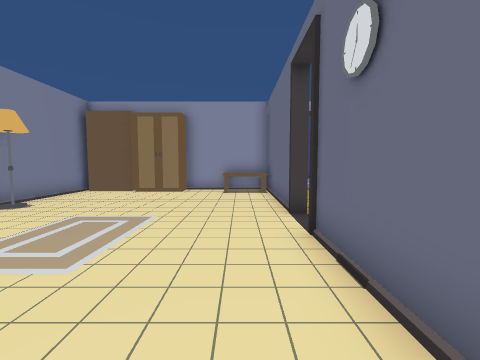
[1] (above)

23 first-person views from a walk through a scene from a Unity 3-D project. The camera is 1.3 m above the floor, tilts 4° down and sees 90° across. The floor is counted in squares, 1 m on a side. Each view is taken from the middle of a square. On the plan, view 1 faces up. The plan holds only what a view shows up to about 12 squares ahead; the rest is blank. The place goes on beyond the plan. Some animated figures are not drawn. Some surface patterns are stand-ins.

[2]
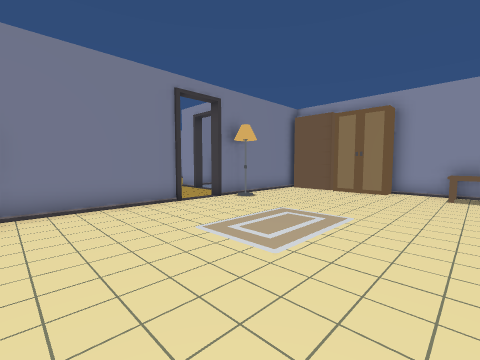

[3]
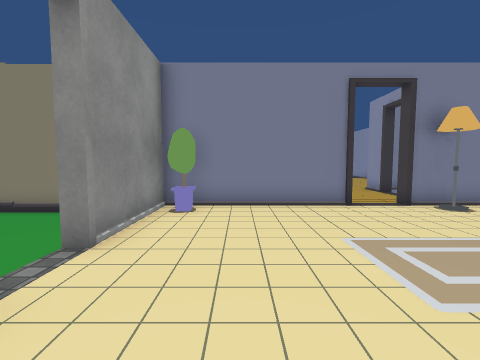

[4]
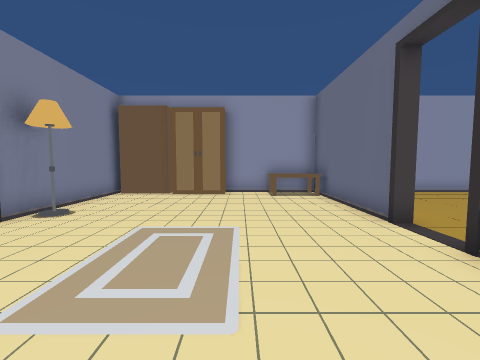

[5]
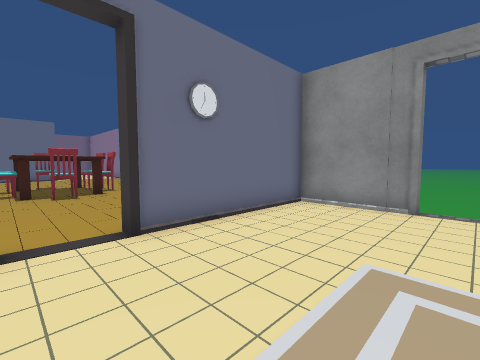

[6]
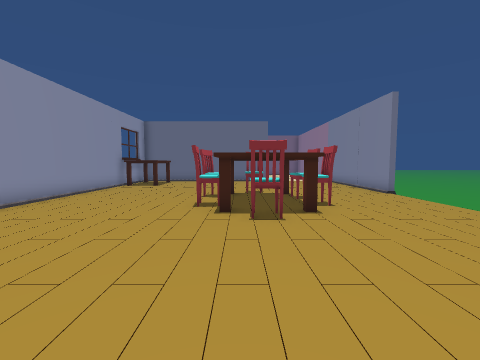

[7]
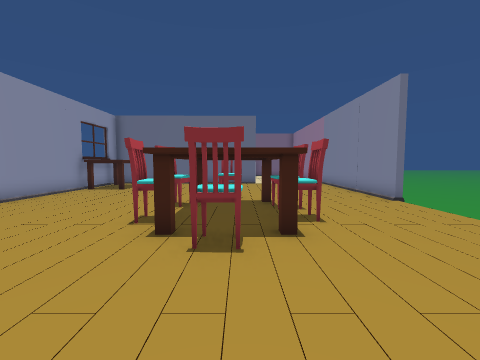

[8]
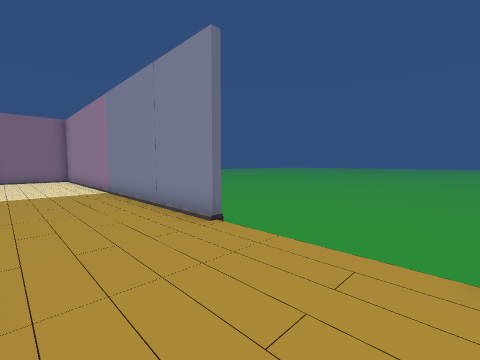

[9]
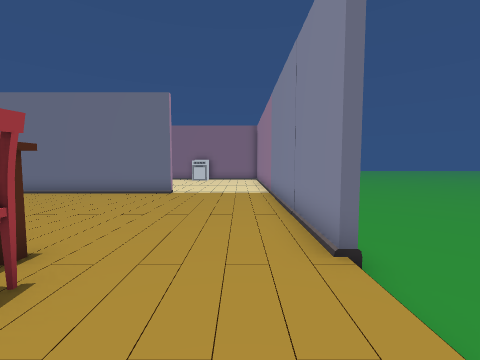

[10]
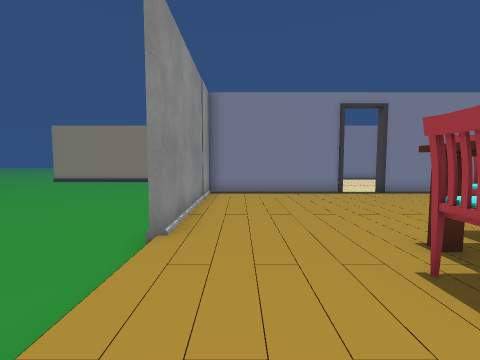

[11]
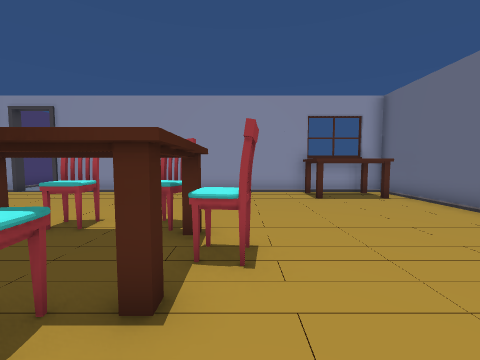

[12]
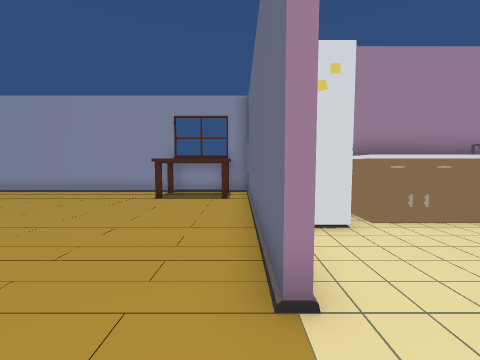

[13]
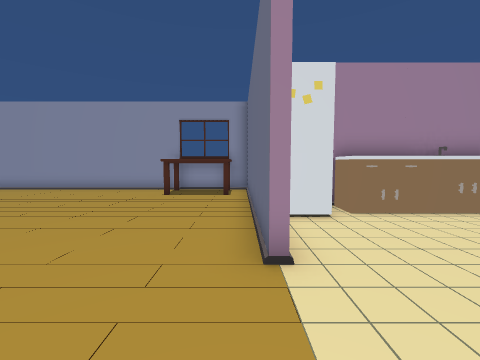

[14]
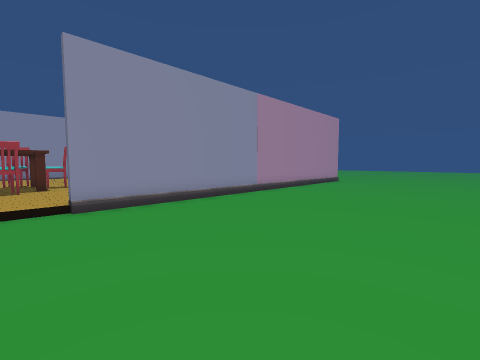

[15]
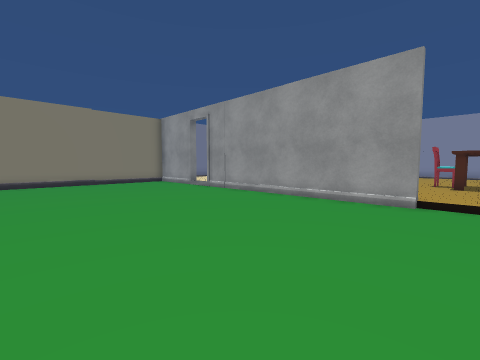

[16]
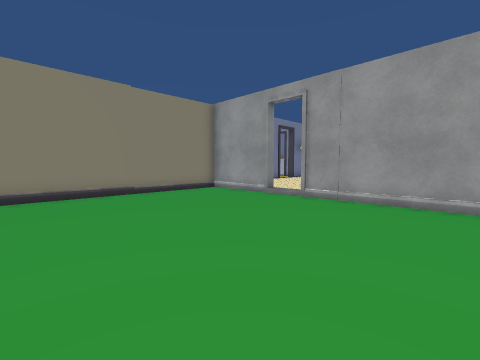

[17]
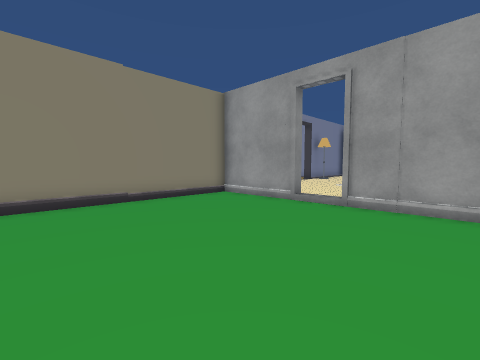

[18]
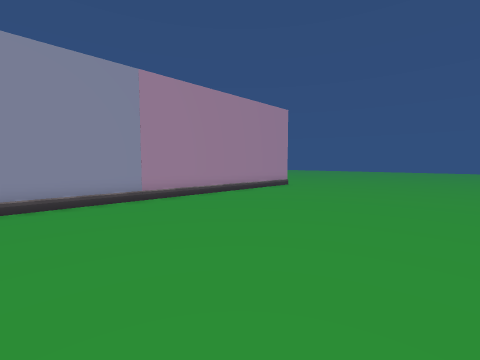

[19]
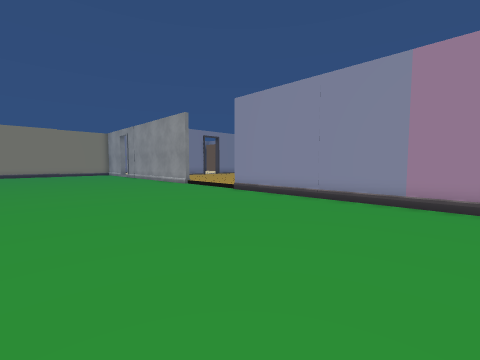

[20]
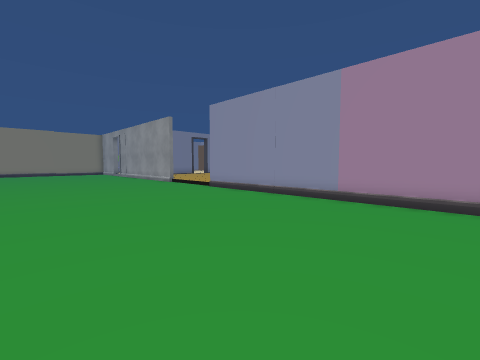

[21]
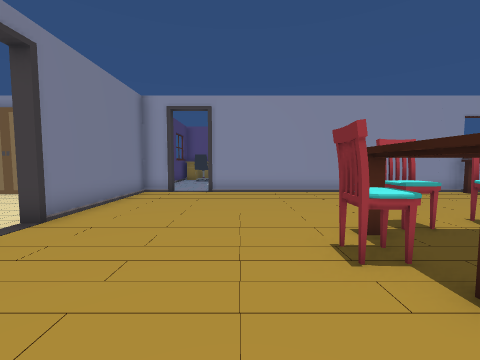

[22]
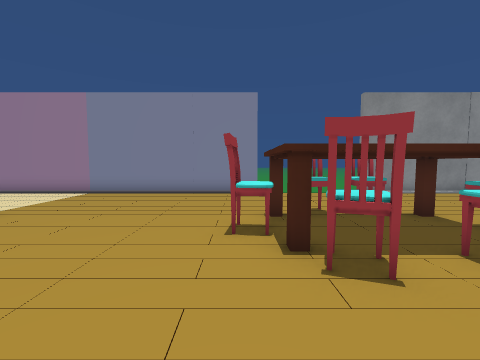

[23]
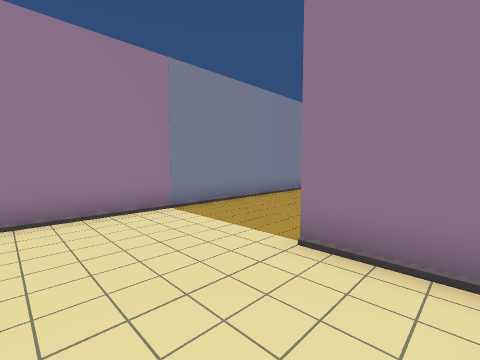

### Floor plan
Key: @ floor where view 1 was taken; # wall or solid block; . main floor; - floor 0.25 m lower than the main floor; T table; L lamp; C chair; O other object.
Columns run from 12 left of view 1 to 23 right of it. Each row starts with its distance up from view 1.
 13                ..
 12      ##########..###############
 11      #####.TTT#.............T T#
 10      #.......##.............TTT#
  9 #    #.......##................#
  8 ##   #.......##................#
  7 ##.  L.......##................#OOOO
  6  ...##.......##......CCCC......#OOOO
  5    ...... ..........CTTTTC.....##...
  4      #... ...##.....CT  CC.....##...
  3      #.......##.....TCCCT......##...
  2      #.......##......CCC............
  1      #.......##.....................
  0      #......@##.....................
 -1      ####.##########.....###########
 -2      ####-##----####-----####---####
 -3      #------------------------------
 -4      #------------------------------
 -5      #------------------------------
 -6      #------------------------------
 -7      #------------------------------
 -8      #------------------------------
 -9      #------------------------------
-10      #------------------------------

Where each view was taken, in squares from view 1:
view 1: 0 up, 0 right, facing up
view 2: 0 up, 0 right, facing up-left
view 3: 1 up, 0 right, facing left
view 4: 1 up, 2 left, facing up
view 5: 6 up, 3 left, facing down-right
view 6: 5 up, 2 right, facing right
view 7: 4 up, 4 right, facing right
view 8: 2 up, 8 right, facing down-right
view 9: 0 up, 9 right, facing right
view 10: 0 up, 12 right, facing left
view 11: 1 up, 13 right, facing up
view 12: 1 up, 19 right, facing up
view 13: 0 up, 19 right, facing up
view 14: 9 down, 11 right, facing up-right
view 15: 10 down, 9 right, facing up-left
view 16: 10 down, 3 right, facing up-left
view 17: 9 down, 1 right, facing up-left
view 18: 10 down, 16 right, facing up-right
view 19: 10 down, 21 right, facing up-left
view 20: 10 down, 23 right, facing up-left
view 21: 1 up, 6 right, facing up
view 22: 9 up, 13 right, facing down
view 23: 5 up, 23 right, facing down-left
